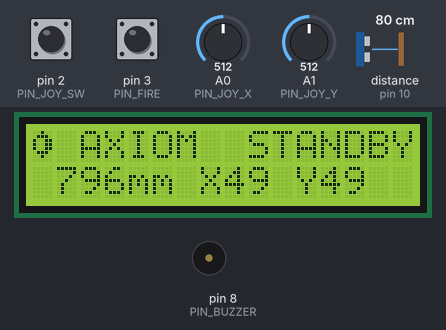
Recording of a sketch running on a simulated Arduino Uno, built with avr-gcc and run on an emulated ATmega328P. Parts: 16×2 character LCD, buzzer (waves = sounding). Wiring (inferred from the names in the program): ultrasonic range finder: trigger pin 9; echo pin 10; PCF8574 port expander at I2C address 0x20. Wiring (inferred from the signals the program sends): character LCD (HD44780): RS Q0; E Q2; backlight Q3; data Q4, Q5, Q6, Q7. The test bench sets the inputs (shaded band); at power-on: pin 2 (PIN_JOY_SW) HIGH, pin 3 (PIN_FIRE) HIGH, distance to the obstacle (sensor on pin 10) 80 cm, A0 (PIN_JOY_X) = 512, A1 (PIN_JOY_Y) = 512. The echo pulse lasts 58.3 µs per cm; what the sketch prints to the serial monitor is not drawn.

Above: at 0.82 s.
1.4 s: pin 2 (PIN_JOY_SW) pulled LOW for 0.15 s
At 1.58 s:
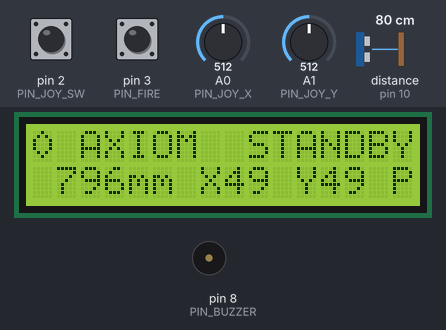
2.1 s: pin 3 (PIN_FIRE) pulled LOW for 0.15 s
At 2.33 s:
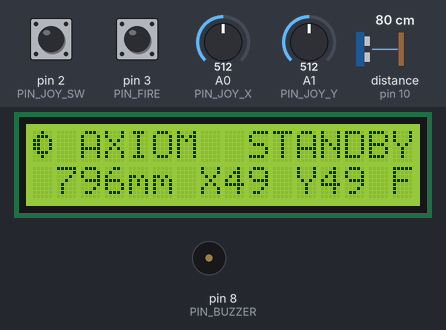
2.8 s: distance to the obstacle (sensor on pin 10) set to 2 cm
At 3.07 s:
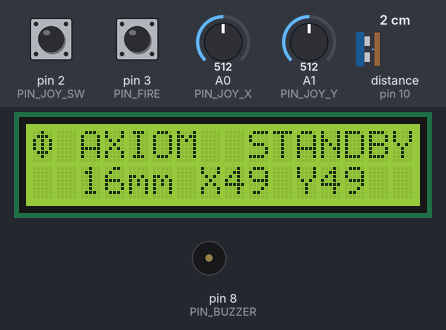
4.3 s: A0 (PIN_JOY_X) set to 0
At 4.43 s:
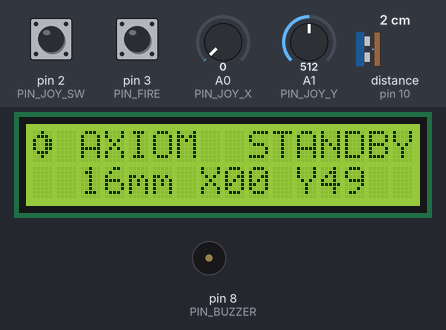
5.8 s: pin 2 (PIN_JOY_SW) pulled LOW for 1 s
At 5.93 s:
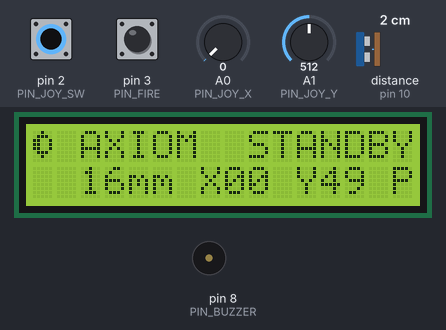
7.4 s: pin 3 (PIN_FIRE) pulled LOW for 1 s
At 7.58 s:
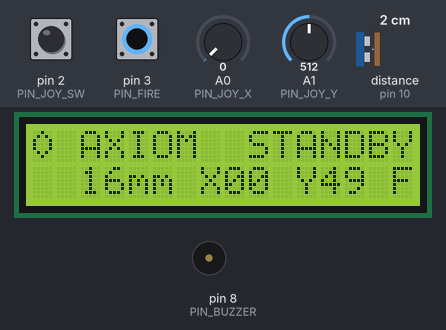
Timing chart, 0 to 10.0 s (numbered marks = the images above; inputs shaded):
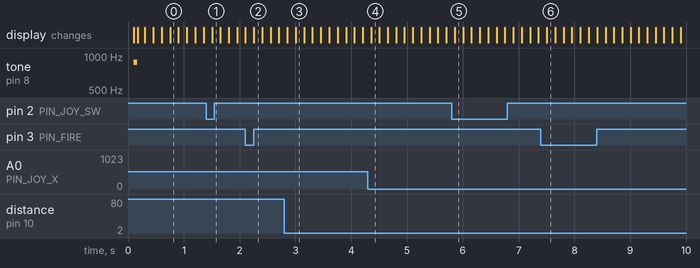

Measured:
- after the input at 1.4 s, the display: changes after 0.11 s (image 1)
- after the input at 2.1 s, the display: first differs from a run without the input after 0.16 s (image 2)
- after the input at 5.8 s, the display: changes after 0.06 s (image 5)
- after the input at 7.4 s, the display: changes after 0.11 s (image 6)

The sketch:

AxiomController.ino
```cpp
// Axiom controller firmware for Arduino Uno. Protocol v1: see ../README.md.
// Sends one packet every 20 ms:   AX,<x>,<y>,<mm>,<fire>,<stick>*HH
// Accepts buzzer commands:        BZ,<hz>,<ms>*HH
// Accepts LCD rows:               LT,<row>,<text>*HH
// HH is the XOR of every character before '*', as two hex digits.
//
// Optional 16x2 LCD with an I2C backpack (PCF8574): SDA to A4, SCL to A5. Its address is found automatically
// and no library is needed. Without one, everything else works the same.

#include <Wire.h>

// ---- Pins: change these to match your wiring. Nothing in Unity depends on them. ----
const uint8_t PIN_JOY_X  = A0;   // joystick VRx
const uint8_t PIN_JOY_Y  = A1;   // joystick VRy
const uint8_t PIN_JOY_SW = 2;    // joystick push switch to GND (pause); leave unconnected if absent
const uint8_t PIN_FIRE   = 3;    // fire button to GND
const uint8_t PIN_TRIG   = 9;    // HC-SR04 TRIG
const uint8_t PIN_ECHO   = 10;   // HC-SR04 ECHO
const uint8_t PIN_BUZZER = 8;    // passive buzzer (+) ; (-) to GND

// ---- Timing ----
const unsigned long SEND_INTERVAL_MS  = 20;     // 50 packets per second
const unsigned long SONAR_INTERVAL_MS = 60;     // HC-SR04 needs ~60 ms between pings
const unsigned long ECHO_TIMEOUT_US   = 25000;  // ~4 m; no echo in time -> -1
const unsigned long DEBOUNCE_MS       = 15;
const unsigned long LCD_SILENCE_MS    = 3000;   // no LT rows for this long -> standby screen
const unsigned long STANDBY_FRAME_MS  = 150;
const uint8_t LCD_CELLS_PER_LOOP      = 4;      // redraw budget, so the display never stalls input

// ---- LCD glyphs (CGRAM slots 0-7). The game refers to them by slot; keep the order. ----
const uint8_t GLYPHS[8][8] = {
  { 0x10, 0x10, 0x10, 0x10, 0x10, 0x10, 0x10, 0x10 },  // 0 bar, 1 column
  { 0x18, 0x18, 0x18, 0x18, 0x18, 0x18, 0x18, 0x18 },  // 1 bar, 2 columns
  { 0x1C, 0x1C, 0x1C, 0x1C, 0x1C, 0x1C, 0x1C, 0x1C },  // 2 bar, 3 columns
  { 0x1E, 0x1E, 0x1E, 0x1E, 0x1E, 0x1E, 0x1E, 0x1E },  // 3 bar, 4 columns
  { 0x1F, 0x00, 0x00, 0x00, 0x00, 0x00, 0x00, 0x1F },  // 4 recommended band (rails)
  { 0x1F, 0x1F, 0x1F, 0x1F, 0x0E, 0x04, 0x00, 0x00 },  // 5 shield segment
  { 0x1F, 0x11, 0x11, 0x11, 0x0A, 0x04, 0x00, 0x00 },  // 6 shield segment, lost
  { 0x04, 0x0E, 0x15, 0x15, 0x15, 0x0E, 0x04, 0x00 },  // 7 octahedron (animated on standby)
};
// Standby spin for slot 7: the front vertex swings right, turns away, returns from the left.
const uint8_t SPIN[4][8] = {
  { 0x04, 0x0E, 0x15, 0x15, 0x15, 0x0E, 0x04, 0x00 },
  { 0x04, 0x0E, 0x13, 0x13, 0x13, 0x0E, 0x04, 0x00 },
  { 0x04, 0x0A, 0x11, 0x11, 0x11, 0x0A, 0x04, 0x00 },
  { 0x04, 0x0E, 0x19, 0x19, 0x19, 0x0E, 0x04, 0x00 },
};

struct Button {
  uint8_t pin;
  bool stable;          // debounced state, true = pressed
  bool lastRaw;
  unsigned long changedAt;
};

Button fireButton  = { PIN_FIRE, false, false, 0 };
Button stickButton = { PIN_JOY_SW, false, false, 0 };

long distanceMm = -1;
unsigned long lastSend = 0;
unsigned long lastSonar = 0;
char command[48];  // an LT row with every cell escaped is 40 characters
uint8_t commandLength = 0;

// LCD state. lcdWant is what should be on screen; lcdShown is what the LCD has.
uint8_t lcdAddress = 0;          // 0 = no display found
uint8_t lcdWant[2][16], lcdShown[2][16];
uint8_t lcdCursorRow = 255, lcdCursorCol = 0;  // where the next data write lands; 255 = unknown
unsigned long lastLcdRow = 0;
bool gameDrivesLcd = false;
unsigned long lastStandbyFrame = 0;
uint8_t spinFrame = 0;

void setup() {
  pinMode(PIN_FIRE, INPUT_PULLUP);
  pinMode(PIN_JOY_SW, INPUT_PULLUP);
  pinMode(PIN_TRIG, OUTPUT);
  pinMode(PIN_ECHO, INPUT);
  pinMode(PIN_BUZZER, OUTPUT);
  digitalWrite(PIN_TRIG, LOW);
  Serial.begin(115200);
  lcdBegin();
  tone(PIN_BUZZER, 880, 60);  // power-on chirp
}

void loop() {
  unsigned long now = millis();
  updateButton(fireButton, now);
  updateButton(stickButton, now);

  if (now - lastSonar >= SONAR_INTERVAL_MS) {
    lastSonar = now;
    distanceMm = readDistanceMm();
  }
  if (now - lastSend >= SEND_INTERVAL_MS) {
    lastSend = now;
    sendPacket();
  }
  readCommands();
  updateLcd(now);
}

// Buttons are wired to GND with pull-ups: LOW means pressed. A change must hold for
// DEBOUNCE_MS before it counts, which removes contact bounce.
void updateButton(Button &b, unsigned long now) {
  bool raw = digitalRead(b.pin) == LOW;
  if (raw != b.lastRaw) {
    b.lastRaw = raw;
    b.changedAt = now;
  } else if (raw != b.stable && now - b.changedAt >= DEBOUNCE_MS) {
    b.stable = raw;
  }
}

long readDistanceMm() {
  digitalWrite(PIN_TRIG, LOW);
  delayMicroseconds(2);
  digitalWrite(PIN_TRIG, HIGH);
  delayMicroseconds(10);
  digitalWrite(PIN_TRIG, LOW);
  unsigned long echoUs = pulseIn(PIN_ECHO, HIGH, ECHO_TIMEOUT_US);
  if (echoUs == 0) return -1;             // no echo: out of range or nothing in front
  return (long)(echoUs * 343UL / 2000UL); // speed of sound 343 m/s, there and back
}

uint8_t checksum(const char *body) {
  uint8_t sum = 0;
  while (*body) sum ^= (uint8_t)*body++;
  return sum;
}

void sendPacket() {
  char body[48];
  snprintf(body, sizeof(body), "AX,%d,%d,%ld,%d,%d",
           analogRead(PIN_JOY_X), analogRead(PIN_JOY_Y), distanceMm,
           fireButton.stable ? 1 : 0, stickButton.stable ? 1 : 0);
  char frame[56];
  snprintf(frame, sizeof(frame), "%s*%02X", body, checksum(body));
  Serial.println(frame);
}

// Collects characters up to a newline, then handles one command.
void readCommands() {
  while (Serial.available() > 0) {
    char c = (char)Serial.read();
    if (c == '\r') continue;
    if (c != '\n') {
      if (commandLength < sizeof(command) - 1) command[commandLength++] = c;
      continue;
    }
    command[commandLength] = '\0';
    handleCommand(command);
    commandLength = 0;
  }
}

void handleCommand(char *line) {
  char *star = strrchr(line, '*');
  if (star == NULL) return;
  *star = '\0';
  unsigned int expected = 0;
  if (sscanf(star + 1, "%2X", &expected) != 1 || checksum(line) != expected) return;
  unsigned int hz = 0, ms = 0;
  if (sscanf(line, "BZ,%u,%u", &hz, &ms) == 2 && hz >= 31 && ms > 0 && ms <= 2000) {
    tone(PIN_BUZZER, hz, ms);
  } else if (strncmp(line, "LT,", 3) == 0) {
    handleLcdRow(line + 3);
  }
}

// "<row>,<text>": one display row, padded with spaces. In the text, \0-\7 are the custom glyphs,
// \> and \< the display's built-in arrows, and \# a solid block.
void handleLcdRow(const char *p) {
  if ((p[0] != '0' && p[0] != '1') || p[1] != ',') return;
  uint8_t row = p[0] - '0';
  p += 2;
  uint8_t col = 0;
  while (*p && col < 16) {
    uint8_t cell = (uint8_t)*p++;
    if (cell == '\\' && *p) {
      char e = *p++;
      if (e >= '0' && e <= '7') cell = e - '0';
      else if (e == '>') cell = 0x7E;
      else if (e == '<') cell = 0x7F;
      else if (e == '#') cell = 0xFF;
      else cell = (uint8_t)e;
    }
    lcdWant[row][col++] = cell;
  }
  while (col < 16) lcdWant[row][col++] = ' ';
  lastLcdRow = millis();
  if (!gameDrivesLcd && lcdAddress) lcdGlyph(7, GLYPHS[7]);  // stop the standby spin
  gameDrivesLcd = true;
}

// ---- LCD ----

// PCF8574 backpack wiring: P0 = RS, P1 = RW, P2 = EN, P3 = backlight, P4-P7 = D4-D7.
const uint8_t LCD_RS = 0x01, LCD_EN = 0x04, LCD_LIGHT = 0x08;

// Sends one 4-bit nibble (the high half of 'value'); the falling edge of EN latches it.
void lcdNibble(uint8_t value, uint8_t mode) {
  uint8_t data = (value & 0xF0) | mode | LCD_LIGHT;
  Wire.beginTransmission(lcdAddress);
  Wire.write(data | LCD_EN);
  Wire.write(data);
  Wire.endTransmission();
}

// One byte as two nibbles in a single I2C transmission (~0.5 ms at 100 kHz).
void lcdSend(uint8_t value, uint8_t mode) {
  uint8_t high = (value & 0xF0) | mode | LCD_LIGHT;
  uint8_t low = (uint8_t)(value << 4) | mode | LCD_LIGHT;
  Wire.beginTransmission(lcdAddress);
  Wire.write(high | LCD_EN);
  Wire.write(high);
  Wire.write(low | LCD_EN);
  Wire.write(low);
  Wire.endTransmission();
}

void lcdGlyph(uint8_t slot, const uint8_t rows[8]) {
  lcdSend(0x40 | (slot << 3), 0);  // set the CGRAM address
  for (uint8_t i = 0; i < 8; i++) lcdSend(rows[i], LCD_RS);
  lcdCursorRow = 255;              // the address counter now points into CGRAM
}

void lcdBegin() {
  Wire.begin();
  Wire.setWireTimeout(3000, true);  // a loose I2C wire must not freeze the controller
  for (uint8_t a = 0x20; a <= 0x3F && !lcdAddress; a++) {
    if (a == 0x28) a = 0x38;        // PCF8574 is 0x20-0x27, PCF8574A is 0x38-0x3F
    Wire.beginTransmission(a);
    if (Wire.endTransmission() == 0) lcdAddress = a;
  }
  if (!lcdAddress) return;

  // Reset into 4-bit mode (HD44780 datasheet, "initializing by instruction").
  delay(50);
  lcdNibble(0x30, 0); delayMicroseconds(4500);
  lcdNibble(0x30, 0); delayMicroseconds(4500);
  lcdNibble(0x30, 0); delayMicroseconds(150);
  lcdNibble(0x20, 0);
  lcdSend(0x28, 0);   // 4-bit, two lines, 5x8 font
  lcdSend(0x0C, 0);   // display on, no cursor
  lcdSend(0x06, 0);   // write left to right
  lcdSend(0x01, 0);   // clear
  delay(2);
  for (uint8_t i = 0; i < 8; i++) lcdGlyph(i, GLYPHS[i]);
  memset(lcdWant, ' ', sizeof(lcdWant));
  memset(lcdShown, ' ', sizeof(lcdShown));
}

// Writes up to LCD_CELLS_PER_LOOP changed cells, moving the cursor only when it must.
void lcdFlush() {
  uint8_t budget = LCD_CELLS_PER_LOOP;
  for (uint8_t r = 0; r < 2; r++) {
    for (uint8_t c = 0; c < 16; c++) {
      if (lcdWant[r][c] == lcdShown[r][c]) continue;
      if (lcdCursorRow != r || lcdCursorCol != c) lcdSend(0x80 | (r ? 0x40 : 0) | c, 0);
      lcdSend(lcdWant[r][c], LCD_RS);
      lcdShown[r][c] = lcdWant[r][c];
      lcdCursorRow = r;
      lcdCursorCol = c + 1;
      if (--budget == 0) return;
    }
  }
}

void lcdText(uint8_t row, const char *text) {
  for (uint8_t c = 0; c < 16; c++) lcdWant[row][c] = *text ? (uint8_t)*text++ : ' ';
}

// Without the game, the display shows a spinning octahedron and a live self-test of every input,
// so the controller can be checked (and the throttle track aligned) with nothing but USB power.
void drawStandby(unsigned long now) {
  if (now - lastStandbyFrame < STANDBY_FRAME_MS) return;
  lastStandbyFrame = now;
  spinFrame = (spinFrame + 1) % 4;
  lcdGlyph(7, SPIN[spinFrame]);

  lcdText(0, "  AXIOM  STANDBY");
  lcdWant[0][0] = 7;
  char text[17];
  int x = (int)(analogRead(PIN_JOY_X) * 99L / 1023);
  int y = (int)(analogRead(PIN_JOY_Y) * 99L / 1023);
  char button = fireButton.stable ? 'F' : stickButton.stable ? 'P' : ' ';
  if (distanceMm < 0) snprintf(text, sizeof(text), " ---mm X%02d Y%02d %c", x, y, button);
  else snprintf(text, sizeof(text), "%4ldmm X%02d Y%02d %c", min(distanceMm, 9999L), x, y, button);
  lcdText(1, text);
}

void updateLcd(unsigned long now) {
  if (!lcdAddress) return;
  if (gameDrivesLcd && now - lastLcdRow > LCD_SILENCE_MS) gameDrivesLcd = false;
  if (!gameDrivesLcd) drawStandby(now);
  lcdFlush();
}
```
